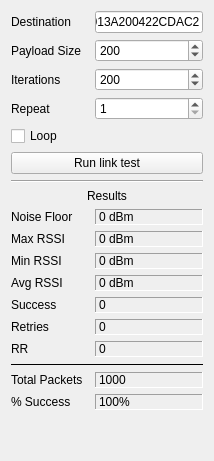
      <widget class="QWidget" name="LinkTest">
       <attribute name="title">
        <string>Link Test</string>
       </attribute>
       <layout class="QGridLayout" name="gridLayout">
        <item row="1" column="1">
         <widget class="QLabel" name="label">
          <property name="text">
           <string>Destination</string>
          </property>
         </widget>
        </item>
        <item row="12" column="1">
         <widget class="QLabel" name="label_12">
          <property name="text">
           <string>Min RSSI</string>
          </property>
         </widget>
        </item>
        <item row="2" column="1">
         <widget class="QLabel" name="label_2">
          <property name="text">
           <string>Payload Size</string>
          </property>
         </widget>
        </item>
        <item row="7" column="1" colspan="3">
         <widget class="Line" name="line">
          <property name="orientation">
           <enum>Qt::Orientation::Horizontal</enum>
          </property>
         </widget>
        </item>
        <item row="18" column="1">
         <widget class="QLabel" name="label_9">
          <property name="text">
           <string>Retries</string>
          </property>
         </widget>
        </item>
        <item row="4" column="1">
         <widget class="QLabel" name="label_5">
          <property name="text">
           <string>Repeat</string>
          </property>
         </widget>
        </item>
        <item row="17" column="3">
         <widget class="QLabel" name="LinkTestResults_Success">
          <property name="frameShape">
           <enum>QFrame::Shape::Panel</enum>
          </property>
          <property name="frameShadow">
           <enum>QFrame::Shadow::Sunken</enum>
          </property>
          <property name="text">
           <string>0</string>
          </property>
         </widget>
        </item>
        <item row="11" column="1">
         <widget class="QLabel" name="label_11">
          <property name="text">
           <string>Max RSSI</string>
          </property>
         </widget>
        </item>
        <item row="9" column="3">
         <widget class="QLabel" name="LinkTestResults_NoiseFloor">
          <property name="frameShape">
           <enum>QFrame::Shape::Panel</enum>
          </property>
          <property name="frameShadow">
           <enum>QFrame::Shadow::Sunken</enum>
          </property>
          <property name="text">
           <string>0 dBm</string>
          </property>
         </widget>
        </item>
        <item row="16" column="3">
         <widget class="QLabel" name="LinkTestResults_AvgRssi">
          <property name="frameShape">
           <enum>QFrame::Shape::Panel</enum>
          </property>
          <property name="frameShadow">
           <enum>QFrame::Shadow::Sunken</enum>
          </property>
          <property name="text">
           <string>0 dBm</string>
          </property>
         </widget>
        </item>
        <item row="17" column="1">
         <widget class="QLabel" name="label_8">
          <property name="text">
           <string>Success</string>
          </property>
         </widget>
        </item>
        <item row="3" column="1">
         <widget class="QLabel" name="label_3">
          <property name="text">
           <string>Iterations</string>
          </property>
         </widget>
        </item>
        <item row="16" column="1">
         <widget class="QLabel" name="label_13">
          <property name="text">
           <string>Avg RSSI</string>
          </property>
         </widget>
        </item>
        <item row="4" column="3">
         <widget class="QSpinBox" name="LinkTest_Repeat">
          <property name="minimum">
           <number>1</number>
          </property>
          <property name="maximum">
           <number>200</number>
          </property>
          <property name="singleStep">
           <number>10</number>
          </property>
         </widget>
        </item>
        <item row="11" column="3">
         <widget class="QLabel" name="LinkTestResults_MaxRssi">
          <property name="frameShape">
           <enum>QFrame::Shape::Panel</enum>
          </property>
          <property name="frameShadow">
           <enum>QFrame::Shadow::Sunken</enum>
          </property>
          <property name="text">
           <string>0 dBm</string>
          </property>
         </widget>
        </item>
        <item row="3" column="3">
         <widget class="QSpinBox" name="LinkTest_Iterations">
          <property name="minimum">
           <number>1</number>
          </property>
          <property name="maximum">
           <number>4000</number>
          </property>
          <property name="singleStep">
           <number>100</number>
          </property>
          <property name="value">
           <number>200</number>
          </property>
         </widget>
        </item>
        <item row="12" column="3">
         <widget class="QLabel" name="LinkTestResults_MinRssi">
          <property name="frameShape">
           <enum>QFrame::Shape::Panel</enum>
          </property>
          <property name="frameShadow">
           <enum>QFrame::Shadow::Sunken</enum>
          </property>
          <property name="text">
           <string>0 dBm</string>
          </property>
         </widget>
        </item>
        <item row="6" column="1" colspan="3">
         <widget class="QPushButton" name="LinkTest_Button">
          <property name="text">
           <string>Run link test</string>
          </property>
         </widget>
        </item>
        <item row="18" column="3">
         <widget class="QLabel" name="LinkTestResults_Retries">
          <property name="frameShape">
           <enum>QFrame::Shape::Panel</enum>
          </property>
          <property name="frameShadow">
           <enum>QFrame::Shadow::Sunken</enum>
          </property>
          <property name="text">
           <string>0</string>
          </property>
         </widget>
        </item>
        <item row="9" column="1">
         <widget class="QLabel" name="label_6">
          <property name="text">
           <string>Noise Floor</string>
          </property>
         </widget>
        </item>
        <item row="1" column="3">
         <widget class="QLineEdit" name="LinkTest_DestinationAddress">
          <property name="inputMask">
           <string notr="true"/>
          </property>
          <property name="text">
           <string>0013A200422CDAC2</string>
          </property>
          <property name="maxLength">
           <number>16</number>
          </property>
          <property name="alignment">
           <set>Qt::AlignmentFlag::AlignJustify|Qt::AlignmentFlag::AlignVCenter</set>
          </property>
         </widget>
        </item>
        <item row="8" column="1" colspan="3">
         <widget class="QLabel" name="label_4">
          <property name="text">
           <string>Results</string>
          </property>
          <property name="alignment">
           <set>Qt::AlignmentFlag::AlignCenter</set>
          </property>
         </widget>
        </item>
        <item row="23" column="1" colspan="3">
         <spacer name="verticalSpacer">
          <property name="orientation">
           <enum>Qt::Orientation::Vertical</enum>
          </property>
          <property name="sizeHint" stdset="0">
           <size>
            <width>20</width>
            <height>40</height>
           </size>
          </property>
         </spacer>
        </item>
        <item row="19" column="3">
         <widget class="QLabel" name="LinkTestResults_RR">
          <property name="frameShape">
           <enum>QFrame::Shape::Panel</enum>
          </property>
          <property name="frameShadow">
           <enum>QFrame::Shadow::Sunken</enum>
          </property>
          <property name="text">
           <string>0</string>
          </property>
         </widget>
        </item>
        <item row="19" column="1">
         <widget class="QLabel" name="label_10">
          <property name="text">
           <string>RR</string>
          </property>
         </widget>
        </item>
        <item row="2" column="3">
         <widget class="QSpinBox" name="LinkTest_PayloadSize">
          <property name="minimum">
           <number>1</number>
          </property>
          <property name="maximum">
           <number>256</number>
          </property>
          <property name="singleStep">
           <number>20</number>
          </property>
          <property name="value">
           <number>200</number>
          </property>
         </widget>
        </item>
        <item row="5" column="1" colspan="3">
         <widget class="QCheckBox" name="LinkTest_Loop">
          <property name="text">
           <string>Loop</string>
          </property>
         </widget>
        </item>
        <item row="20" column="1" colspan="3">
         <widget class="Line" name="line_2">
          <property name="frameShadow">
           <enum>QFrame::Shadow::Plain</enum>
          </property>
          <property name="orientation">
           <enum>Qt::Orientation::Horizontal</enum>
          </property>
         </widget>
        </item>
        <item row="21" column="1">
         <widget class="QLabel" name="label_7">
          <property name="text">
           <string>Total Packets</string>
          </property>
         </widget>
        </item>
        <item row="22" column="1">
         <widget class="QLabel" name="label_14">
          <property name="text">
           <string>% Success</string>
          </property>
         </widget>
        </item>
        <item row="21" column="3">
         <widget class="QLabel" name="LinkTestResults_TotalPackets">
          <property name="frameShape">
           <enum>QFrame::Shape::Panel</enum>
          </property>
          <property name="frameShadow">
           <enum>QFrame::Shadow::Sunken</enum>
          </property>
          <property name="text">
           <string>1000</string>
          </property>
         </widget>
        </item>
        <item row="22" column="3">
         <widget class="QLabel" name="LinkTestResults_PercentSuccess">
          <property name="frameShape">
           <enum>QFrame::Shape::Panel</enum>
          </property>
          <property name="frameShadow">
           <enum>QFrame::Shadow::Sunken</enum>
          </property>
          <property name="text">
           <string>100%</string>
          </property>
         </widget>
        </item>
       </layout>
      </widget>
